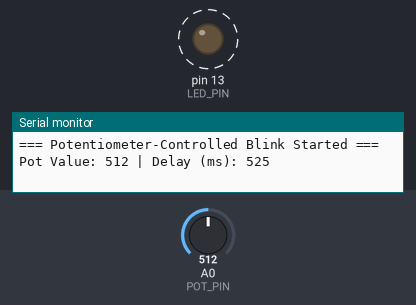
Recording of a sketch running on a simulated Arduino Uno, built with avr-gcc and run on an emulated ATmega328P. On the bench: output pins drawn as LEDs (lit = HIGH), the last lines printed to the serial monitor. Dashed ring = blinking. The test bench sets the inputs (shaded band); at power-on: A0 (POT_PIN) = 512.

Above: at 1.8 s.
1.9 s: A0 (POT_PIN) set to 122
At 2.51 s:
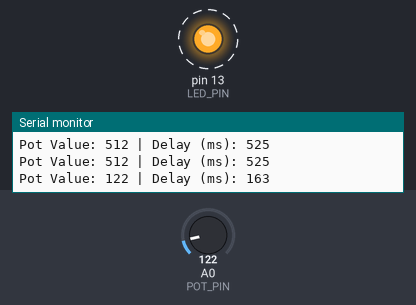
5.4 s: A0 (POT_PIN) set to 40
At 5.45 s:
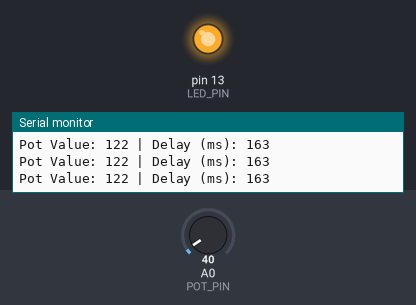
Timing chart, 0 to 14.9 s (numbered marks = the images above; inputs shaded):
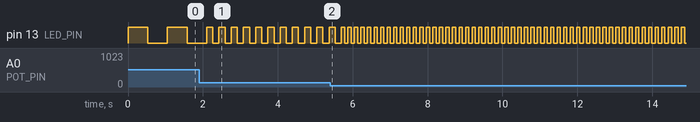

The sketch:

v1.2_potentiometer_control.ino
```cpp
/*
 * ---------------------------------------------------------
 *  Sketch  : v1.2_potentiometer_control.ino
 *  Version : 1.2
 * ---------------------------------------------------------
 *  Description:
 *    Adds analog input control. A potentiometer connected
 *    to analog pin A0 dynamically controls the blink delay.
 *    The raw ADC reading (0-1023) is mapped to a delay
 *    range of 50ms - 1000ms, so turning the potentiometer
 *    speeds up or slows down the blink rate in real time.
 * ---------------------------------------------------------
 */

const int LED_PIN = LED_BUILTIN;
const int POT_PIN = A0;

const int MIN_DELAY_MS = 50;
const int MAX_DELAY_MS = 1000;

void setup() {
  pinMode(LED_PIN, OUTPUT);
  pinMode(POT_PIN, INPUT);
  Serial.begin(9600);
  Serial.println(F("=== Potentiometer-Controlled Blink Started ==="));
}

void loop() {
  int potValue = analogRead(POT_PIN);                          // 0 - 1023
  int blinkDelay = map(potValue, 0, 1023, MIN_DELAY_MS, MAX_DELAY_MS);

  digitalWrite(LED_PIN, HIGH);
  delay(blinkDelay);

  digitalWrite(LED_PIN, LOW);
  delay(blinkDelay);

  Serial.print(F("Pot Value: "));
  Serial.print(potValue);
  Serial.print(F(" | Delay (ms): "));
  Serial.println(blinkDelay);
}
```

Measured:
- after the input at 1.9 s, pin 13 (LED_PIN): alternates HIGH for 0.16 s and LOW for 0.16 s, starting after 0.37 s
- by itself, pin 13 (LED_PIN): alternates HIGH for 0.53 s and LOW for 0.53 s
